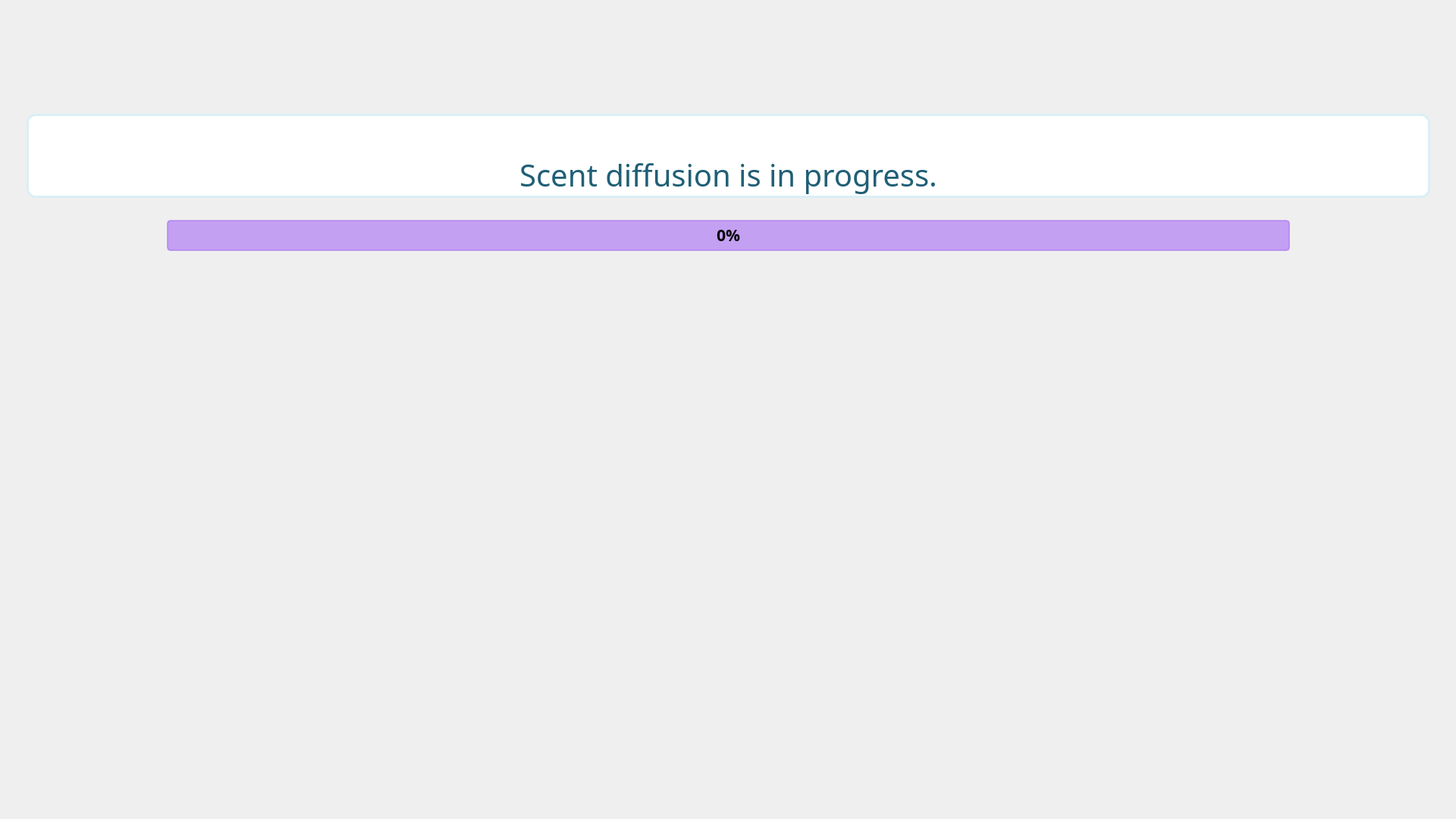
<?xml version="1.0" encoding="UTF-8"?>
<ui version="4.0">
 <class>MainWindow</class>
 <widget class="QMainWindow" name="MainWindow">
  <property name="geometry">
   <rect>
    <x>0</x>
    <y>0</y>
    <width>1920</width>
    <height>1080</height>
   </rect>
  </property>
  <property name="sizePolicy">
   <sizepolicy hsizetype="Maximum" vsizetype="Maximum">
    <horstretch>0</horstretch>
    <verstretch>0</verstretch>
   </sizepolicy>
  </property>
  <property name="maximumSize">
   <size>
    <width>1920</width>
    <height>1080</height>
   </size>
  </property>
  <property name="font">
   <font>
    <family>Malgun Gothic</family>
    <pointsize>16</pointsize>
   </font>
  </property>
  <property name="focusPolicy">
   <enum>Qt::FocusPolicy::NoFocus</enum>
  </property>
  <property name="windowTitle">
   <string>Digital Olfaction Solution</string>
  </property>
  <property name="styleSheet">
   <string notr="true"/>
  </property>
  <widget class="QWidget" name="centralwidget">
   <widget class="QLabel" name="label_background">
    <property name="geometry">
     <rect>
      <x>0</x>
      <y>0</y>
      <width>1920</width>
      <height>1080</height>
     </rect>
    </property>
    <property name="font">
     <font>
      <family>Malgun Gothic</family>
      <pointsize>16</pointsize>
      <bold>false</bold>
     </font>
    </property>
    <property name="styleSheet">
     <string notr="true">QLabel{
	image : url(./ui/images/train_id/bg_train_id.png);
}</string>
    </property>
    <property name="text">
     <string/>
    </property>
   </widget>
   <widget class="QPushButton" name="pb_retry">
    <property name="geometry">
     <rect>
      <x>25</x>
      <y>933</y>
      <width>320</width>
      <height>130</height>
     </rect>
    </property>
    <property name="font">
     <font>
      <family>Malgun Gothic</family>
      <pointsize>24</pointsize>
     </font>
    </property>
    <property name="styleSheet">
     <string notr="true">QPushButton{
	background-image : url(./ui/images/common_locale/btn_retry.png);
	border : 0px;
}

QPushButton::hover{
	background-image : url(./ui/images/common_locale/btn_retry_over.png);
	border : 0px;
}</string>
    </property>
    <property name="text">
     <string/>
    </property>
   </widget>
   <widget class="QLabel" name="label_guide">
    <property name="geometry">
     <rect>
      <x>35</x>
      <y>150</y>
      <width>1851</width>
      <height>111</height>
     </rect>
    </property>
    <property name="font">
     <font>
      <family>Malgun Gothic</family>
      <pointsize>30</pointsize>
      <italic>false</italic>
      <bold>false</bold>
     </font>
    </property>
    <property name="styleSheet">
     <string notr="true">QLabel{
	color : #205f76;
	font : 30pt;
	border: 3px solid #daeff5;
	border-radius:12px;
	background-color : #FFFFFFFF;
}</string>
    </property>
    <property name="text">
     <string>&lt;html&gt;&lt;head/&gt;&lt;body&gt;&lt;p align=&quot;center&quot;&gt;Scent diffusion is in progress.&lt;/p&gt;&lt;/body&gt;&lt;/html&gt;</string>
    </property>
    <property name="alignment">
     <set>Qt::AlignmentFlag::AlignBottom|Qt::AlignmentFlag::AlignHCenter</set>
    </property>
    <property name="margin">
     <number>0</number>
    </property>
    <property name="indent">
     <number>0</number>
    </property>
   </widget>
   <widget class="QPushButton" name="pb_quit">
    <property name="geometry">
     <rect>
      <x>1807</x>
      <y>13</y>
      <width>96</width>
      <height>96</height>
     </rect>
    </property>
    <property name="sizePolicy">
     <sizepolicy hsizetype="Preferred" vsizetype="Preferred">
      <horstretch>0</horstretch>
      <verstretch>0</verstretch>
     </sizepolicy>
    </property>
    <property name="minimumSize">
     <size>
      <width>40</width>
      <height>40</height>
     </size>
    </property>
    <property name="maximumSize">
     <size>
      <width>16777215</width>
      <height>16777215</height>
     </size>
    </property>
    <property name="font">
     <font>
      <family>Malgun Gothic</family>
      <pointsize>12</pointsize>
     </font>
    </property>
    <property name="styleSheet">
     <string notr="true">QPushButton{
	background-image : url(./ui/images/common/btn_logout.png);
	border : 0px;
}

QPushButton::hover{
	background-image : url(./ui/images/common/btn_logout_over.png);
	border : 0px;
}</string>
    </property>
    <property name="text">
     <string/>
    </property>
   </widget>
   <widget class="QProgressBar" name="pg_scent">
    <property name="geometry">
     <rect>
      <x>220</x>
      <y>290</y>
      <width>1481</width>
      <height>41</height>
     </rect>
    </property>
    <property name="font">
     <font>
      <family>Malgun Gothic</family>
      <pointsize>16</pointsize>
      <bold>true</bold>
     </font>
    </property>
    <property name="styleSheet">
     <string notr="true">QProgressBar {
border: 2px solid rgba(177, 127, 243, 180);
border-radius: 5px;
text-align: center;
background-color: rgba(177, 127, 243, 180);
color: black;
}
QProgressBar::chunk {
    background-color: #AAD7DD;
}</string>
    </property>
    <property name="value">
     <number>0</number>
    </property>
   </widget>
   <widget class="QPushButton" name="pb_next">
    <property name="geometry">
     <rect>
      <x>1635</x>
      <y>933</y>
      <width>260</width>
      <height>130</height>
     </rect>
    </property>
    <property name="font">
     <font>
      <family>Malgun Gothic</family>
      <pointsize>24</pointsize>
     </font>
    </property>
    <property name="styleSheet">
     <string notr="true">QPushButton{
	background-image : url(./ui/images/common_locale/btn_next.png);
	border : 0px;
}

QPushButton::hover{
	background-image : url(./ui/images/common_locale/btn_next_over.png);
	border : 0px;
}</string>
    </property>
    <property name="text">
     <string/>
    </property>
   </widget>
   <widget class="QLabel" name="label_next">
    <property name="geometry">
     <rect>
      <x>550</x>
      <y>380</y>
      <width>821</width>
      <height>61</height>
     </rect>
    </property>
    <property name="font">
     <font>
      <family>Malgun Gothic</family>
      <pointsize>24</pointsize>
      <italic>false</italic>
      <bold>false</bold>
     </font>
    </property>
    <property name="styleSheet">
     <string notr="true">QLabel{
	font : 24pt;
	color : #905f76;
}</string>
    </property>
    <property name="text">
     <string/>
    </property>
    <property name="alignment">
     <set>Qt::AlignmentFlag::AlignCenter</set>
    </property>
   </widget>
   <widget class="QLabel" name="label_frame">
    <property name="geometry">
     <rect>
      <x>0</x>
      <y>0</y>
      <width>1920</width>
      <height>1080</height>
     </rect>
    </property>
    <property name="font">
     <font>
      <family>Malgun Gothic</family>
      <pointsize>16</pointsize>
      <bold>false</bold>
     </font>
    </property>
    <property name="styleSheet">
     <string notr="true">QLabel{
	image : url(./ui/images/train_id/bg_frame.png);
}</string>
    </property>
    <property name="text">
     <string/>
    </property>
   </widget>
   <zorder>label_background</zorder>
   <zorder>label_frame</zorder>
   <zorder>pb_retry</zorder>
   <zorder>label_guide</zorder>
   <zorder>pb_quit</zorder>
   <zorder>pg_scent</zorder>
   <zorder>pb_next</zorder>
   <zorder>label_next</zorder>
  </widget>
 </widget>
 <resources/>
 <connections/>
</ui>
